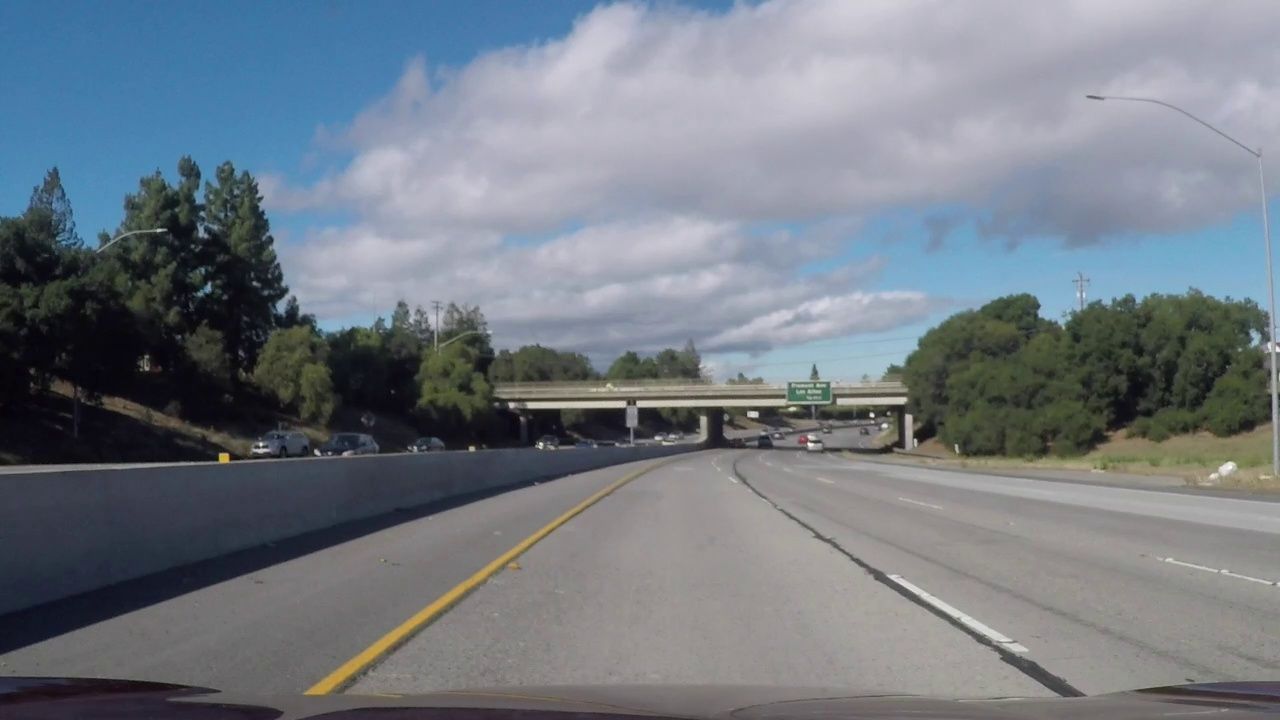
#> input picture Test_images/challnege_video/frame1.jpg, 1280 x 720 px, given in place of frame0.jpg, which was not available
$ python Process_image_new.py   (older library calls are emulated)
#> lines starting #> are read from the running program, lines starting #| are printed output that depends on the picture; pictures that were not available may be replaced by others from this repository, and a replacement may not be noted
### Image_processing_functions.py
import numpy as np
import cv2
import pickle
import glob
import matplotlib.pyplot as plt
import os
import function_parameters as FP
import text_print_functions as TPF

mtx = np.array([[1.15694035e+03, 0.00000000e+00, 6.65948597e+02],[0.00000000e+00, 1.15213869e+03, 3.88785178e+02],[0.00000000e+00, 0.00000000e+00, 1.00000000e+00]],np.float64)
dist = np.array([-2.37636612e-01, -8.54129776e-02, -7.90955950e-04, -1.15908700e-04, 1.05741395e-01],np.float64)


#Function that undistorts image with calculated mtx and dist
def undistort(img):
    undist = cv2.undistort(img, mtx, dist, None, mtx)
    return undist


#Function that converts Region of Interest (ROI) defined with "src" points
#and makes perspective transfrom to apply "birds eye view" on process_image
#also returns inverse matrix (Minv) for later usage with ploting lines to original image
def unwarp(img, src, dst):
    h,w = img.shape[:2]
    # use cv2.getPerspectiveTransform() to get M, the transform matrix, and Minv, the inverse
    M = cv2.getPerspectiveTransform(src, dst)
    Minv = cv2.getPerspectiveTransform(dst, src)
    # use cv2.warpPerspective() to warp your image to a top-down view
    warped = cv2.warpPerspective(img, M, (w,h), flags=cv2.INTER_LINEAR)
    return warped, M, Minv

#Function that converts plot into image
# [10 lines left out: function plot_fit_onto_img, not called in this run]

# Function that applies Sobel x or y,
# then takes an absolute value and applies a threshold.
def sobel_abs_thresh(img, orient='x', thresh_min=25, thresh_max=255):
    # Apply the following steps to img
    # 1) Convert to grayscale === or LAB L channel
    gray = (cv2.cvtColor(img, cv2.COLOR_RGB2Lab))[:,:,0]
    # 2) Take the derivative in x or y given orient = 'x' or 'y'
    sobel = cv2.Sobel(gray, cv2.CV_64F, orient=='x', orient=='y')
    # 3) Take the absolute value of the derivative or gradient
    abs_sobel = np.absolute(sobel)
    # 4) Scale to 8-bit (0 - 255) then convert to type = np.uint8
    scaled_sobel = np.uint8(255*abs_sobel/np.max(abs_sobel))
    # 5) Create a mask of 1's where the scaled gradient magnitude
            # is > thresh_min and < thresh_max
    sxbinary = np.zeros_like(scaled_sobel)
    sxbinary[(scaled_sobel >= thresh_min) & (scaled_sobel <= thresh_max)] = 1
    # 6) Return this mask as your binary_output image
    binary_output = sxbinary # Remove this line
    return binary_output

# Function that applies Sobel x and y,
# then computes the magnitude of the gradient
# and applies a threshold
# [1013 lines left out: functions sobel_mag_thresh, sobel_dir_thresh, rgb_thresh, lab_threshold, hls_threshold, binary_threshold and 15 more, not called in this run]

### function_parameters.py
import numpy as np


#for making video. False makes diagnostic video and True makes only result video
fullscreen=False


video_type='diagnostic'
if fullscreen is True:
    video_type='fullscreen'

video_tip='default_video'

version='v1.0'
# [8 lines of commented-out code are left out]

video_name=video_tip+'_'+version+'_'+video_type+'.mp4'
# [4 lines of commented-out code are left out]
dashcam_image_path = '/home/profesor/Documents/Datasets/night/'
# [10 lines of commented-out code are left out]
frame=0
# frame=643
calibration_frame=0
image_folder = dashcam_image_path


#binary_combinations=('hls_s','hls_l','lab_b','lab_l','sobel_abs','sobel_mag','sobel_dir',)
# binary_combinations=('hsv_white')

# binary_combinations=('rgb_r','yellow_4')
binary_combinations=('white_loose','white_tight')
# [8 lines of commented-out code are left out]
calibrated_combinations=[]


def unwarp_points(h,w):

    if dashcam_image_path == '/home/profesor/Documents/Datasets/challnege_video/':
        # src = np.float32([(499,466),(781,466),(343,692),(937,692)])
        # src = np.float32([(575,464),(707,464),(258,682),(1049,682)])

        src = np.float32([(573, 513), (789, 513), (335, 677), (1065, 677)])
        # src = np.float32([(693, 311), (840, 311), (561, 414), (997, 414)])
        # src = np.float32([(714, 292), (796, 292), (523, 419), (956, 419)])


    elif dashcam_image_path == '/home/profesor/Documents/Datasets/project_video/':
        # src = np.float32([(575,464),(707,464),(258,682),(1049,682)])
        # src = np.float32( [(578, 462), (723, 462), (283, 670), (1046, 670)])
        # src = np.float32([(482, 527), (829, 527), (277, 677), (1057, 677)])
        src = np.float32([(576, 463), (714, 463), (314, 669), (1076, 669)])
        # src = np.float32([(562, 480), (753, 480), (317, 669), (1083, 669)])


    elif dashcam_image_path == '/home/profesor/Documents/Datasets/dashcam_driving/':
        # src = np.float32([(int(w*0.43),int(h*0.6)),(int(w*0.57),int(h*0.6)),(int(w*0.16),int(h*0.86)),(int(w*0.84),int(h*0.86))])
        # src = np.float32([(567, 427), (756, 427), (19, 608), (1226, 608)])
        src = np.float32([(585, 475), (818, 475), (373, 619), (1047, 619)])

    elif dashcam_image_path == '/home/profesor/Documents/Datasets/harder_challenge_video/':
        src = np.float32([(529,466),(751,466),(373,692),(907,692)])

    elif dashcam_image_path == '/home/profesor/Documents/Datasets/night/':
        # [7 lines of commented-out code are left out]
        src = np.float32([(595, 428), (689, 428), (405, 547), (768, 547)])

    elif dashcam_image_path == '/home/profesor/Documents/Datasets/foggy_video/':
        # src = np.float32([(431, 437), (791, 437), (256, 647), (889, 647)])
        src = np.float32([(562, 448), (724, 448), (310, 670), (1006, 670)])

    elif dashcam_image_path == '/home/profesor/Documents/Datasets/rainy_video/':
        # src = np.float32([(550,430),(730,430),(200,622),(1080,622)])
        src = np.float32([(631, 472), (820, 472), (406, 646), (978, 646)])

    elif dashcam_image_path == '/home/profesor/Documents/Datasets/rainy_video_better/':
        # src = np.float32([(550,430),(730,430),(200,622),(1080,622)])
        src = np.float32([(593, 456), (721, 456), (384, 634), (951, 634)])

    # elif dashcam_image_path == '/home/profesor/Documents/Datasets/rainy_video2/':

    elif dashcam_image_path == '/home/profesor/Documents/Datasets/dashcam_driving-640x360/':
        src = np.float32([(int(w*0.43),int(h*0.6)),(int(w*0.57),int(h*0.6)),(int(w*0.16),int(h*0.86)),(int(w*0.84),int(h*0.86))])

    # elif dashcam_image_path == '/home/profesor/Documents/Datasets/project_video640x360/':

    elif dashcam_image_path == '/home/profesor/Documents/Datasets/spoljar_mrak/':
        # src = np.float32([(550,430),(730,430),(200,622),(1080,622)])
        src = np.float32([(617, 412), (783, 412), (416, 566), (1068, 566)] )

    elif dashcam_image_path == '/home/profesor/Documents/Datasets/spoljar_sunce/':
        # src = np.float32([(499,396),(781,396),(343,622),(937,622)])
        src = np.float32([(587, 429), (881, 429), (210, 567), (1248, 567)])

    elif dashcam_image_path == '/home/profesor/Documents/Datasets/Grand Canyon/':
        # src = np.float32([(499,466),(781,466),(343,692),(937,692)])
        src = np.float32([(607, 483), (740, 483), (345, 710), (910, 710)])

    elif dashcam_image_path == '/home/profesor/Documents/Datasets/harder_video2/':
        # src = np.float32([(575,444),(707,444),(208,710),(1000,710)])
        # src = np.float32([(707, 502), (936, 502), (557, 698), (1048, 698)])
        src = np.float32([(431, 498), (771, 498), (110, 700), (897, 700)])
    elif dashcam_image_path == '/home/profesor/Documents/Datasets/angels_forest_highway/':
        # src = np.float32([(550,430),(730,430),(200,622),(1080,622)])
        src = np.float32([(511, 434), (648, 434), (248, 600), (854, 600)])
    elif dashcam_image_path == '/home/profesor/Documents/Datasets/glenshane_snowy/':
        # src = np.float32([(467, 536), (728, 536), (167, 698), (943, 698)])
        src = np.float32([(548, 562), (649, 562), (423, 708), (901, 708)])
    elif dashcam_image_path == '/home/profesor/Documents/Datasets/double_solid_white/':
        # src = np.float32([(529, 466), (751, 466), (373, 692), (907, 692)])
        src = np.float32([(507, 481), (750, 481), (234, 709), (1078, 709)])
    elif dashcam_image_path == '/home/profesor/Documents/Datasets/toronto_wet_drive/':
        # src = np.float32([(529, 464), (776, 464), (101, 682), (1101, 682)])
        src = np.float32([(608, 457), (727, 457), (427, 631), (987, 631)])
    elif dashcam_image_path == '/home/profesor/Documents/Datasets/night_highway/':
        # src = np.float32([(529, 396), (751, 396), (373, 622), (907, 662)])
        src = np.float32([(647, 399), (768, 399), (499, 616), (1167, 616)])
    elif dashcam_image_path == '/home/profesor/Documents/Datasets/toronto_highway/':
        # src = np.float32([(529, 396), (751, 396), (373, 622), (907, 662)])
        src = np.float32([(569, 462), (690, 462), (296, 640), (877, 640)])
    elif dashcam_image_path == '/home/profesor/Documents/Datasets/toronto_highway_driving/':
        # src = np.float32([(529, 396), (751, 396), (373, 622), (907, 662)])
        src = np.float32([(558, 514), (756, 514), (308, 683), (1092, 683)])


    else:
        # src = np.float32([(575,464),
        #                   (707,464),
        #                   (258,682),
        #                   (1049,682)])
        # src = np.float32([(300,232),
        #                   (350,232),
        #                   (124,341),
        #                   (520,341)])
        src = np.float32([(693, 311), (840, 311), (561, 414), (997, 414)])
        # src = np.float32([(int(w*0.45),int(h*0.6)),
        #                       (int(w*0.57),int(h*0.6)),
        #                       (int(w*0.16),int(h*0.86)),
        #                       (int(w*0.84),int(h*0.86))])
        # src = np.float32([(int(w*0.43),int(h*0.6)),
        #                       (int(w*0.57),int(h*0.6)),
        #                       (int(w*0.16),int(h*0.86)),
        #                       (int(w*0.84),int(h*0.86))])

    if h==590:
        src = np.float32([(714, 292), (796, 292), (523, 419), (956, 419)])

    dst = np.float32([(int(w*0.35),0),
                          (int(w-w*0.35),0),
                          (int(w*0.35),h),
                          (int(w-w*0.35),h)])
    # dst = np.float32([(450,0),
    #                       (w-450,0),
    #                       (450,h),
    #                       (w-450,h)])
    # dst = np.float32([(225,0),
    #                       (w-225,0),
    #                       (225,h),
    #                       (w-225,h)])
    return src,dst


#src constants for clip_and_crop.py program
src1 = np.float32([(575,464),
                  (707,464),
                  (258,682),
                  (1049,682)])
src2 = np.float32([(550,430),
                      (730,430),
                      (200,622),
                      (1080,622)])
src3 = np.float32([(529,464),
                      (710,464),
                      (258,682),
                      (1049,682)])
src4 = np.float32([(529,464),
                      (776,464),
                      (101,682),
                      (1101,682)])
src5 = np.float32([(475,464),
                      (607,464),
                      (148,582),
                      (702,582)])
src6 = np.float32([(449,396),
                      (831,396),
                      (297,622),
                      (987,622)])
src7 = np.float32([(499,396),
                      (781,396),
                      (343,622),
                      (937,622)])
src8 = np.float32([(529,396),
                      (751,396),
                      (373,622),
                      (907,622)])
src9 = np.float32([(529,466),
                      (751,466),
                      (373,692),
                      (907,692)])
src0 = np.float32([(499,466),
                      (781,466),
                      (343,692),
                      (937,692)])

# src3 = np.float32([(int(w*0.43),int(h*0.6)),
#                     (int(w*0.57),int(h*0.6)),
#                     (int(w*0.16),int(h*0.86)),
#                     (int(w*0.84),int(h*0.86))])

### Process_image_new.py
import numpy as np
import cv2
import pickle
import glob
import matplotlib.pyplot as plt
import Image_processing_functions as IPF
import sys
import function_parameters as FP

def main():
    if len(sys.argv) == 2:
        img_arg=sys.argv[1]
        print('Processing image: '+img_arg)
    else:
        img_arg='frame'+str(FP.frame)
        print('Processing default image: '+img_arg)

    dashcam_image_path = FP.dashcam_image_path
    exampleImg = cv2.imread(dashcam_image_path+img_arg+".jpg")
#> exampleImg is the input picture: shape (720, 1280, 3); mean B, G, R 131.8, 123, 115.2
    exampleImg = cv2.cvtColor(exampleImg, cv2.COLOR_BGR2RGB)

    exampleImg_undistort = IPF.undistort(exampleImg)
#> in undistort, `undist = cv2.undistort(img, mtx, dist, None, mtx)`:
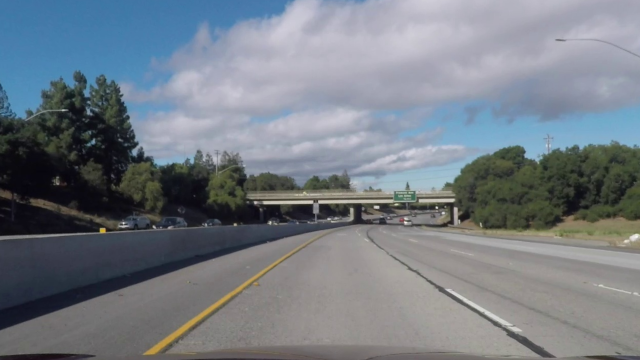
#> undist: shape (720, 1280, 3) (shown at 1/2 size); mean R, G, B 116.8, 124.2, 132.4
    h,w = exampleImg_undistort.shape[:2]
    # define source and destination points for transform
    src,dst = FP.unwarp_points(h,w)

    exampleImg_unwarp, M, Minv = IPF.unwarp(exampleImg_undistort, src, dst)
#> in unwarp, `warped = cv2.warpPerspective(img, M, (w,h), flags=cv2.INTER_LINEAR)`:
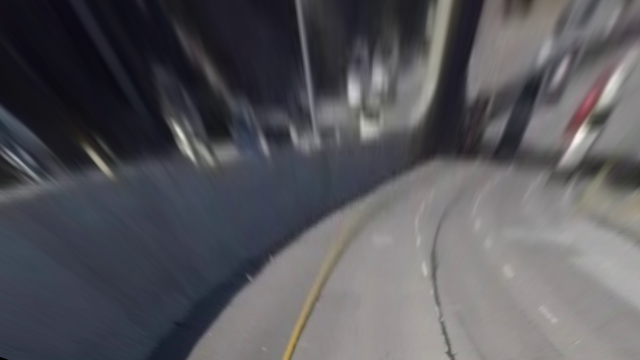
#> warped: shape (720, 1280, 3) (shown at 1/2 size); mean R, G, B 87, 86.5, 91.3
#> M = [[-0.44, -1.86, 1010], [1.92e-15, -2.51, 1076.2], [3.32e-18, -0.00259, 1]]; Minv = [[0.245, -0.681, 485.3], [0, -0.398, 428], [0, -0.00103, 1]]
    img_unwarp_inverted=cv2.cvtColor(exampleImg_unwarp, cv2.COLOR_RGB2BGR)
    # Visualize multiple color space channels
    exampleImg_unwarp_R = exampleImg_unwarp[:,:,0]
    exampleImg_unwarp_G = exampleImg_unwarp[:,:,1]
    exampleImg_unwarp_B = exampleImg_unwarp[:,:,2]
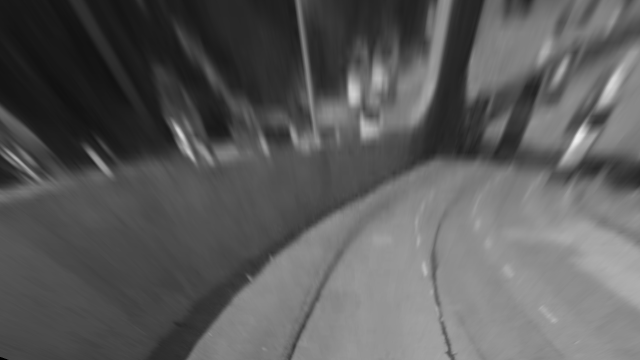
#> exampleImg_unwarp_B: shape (720, 1280) (shown at 1/2 size); min 0, max 239, mean 91.3
    exampleImg_unwarp_HSV = cv2.cvtColor(exampleImg_unwarp, cv2.COLOR_RGB2HSV)
#> exampleImg_unwarp_HSV: shape (720, 1280, 3); mean H, S, V 92.1, 36.1, 93.6
    exampleImg_unwarp_H = exampleImg_unwarp_HSV[:,:,0]
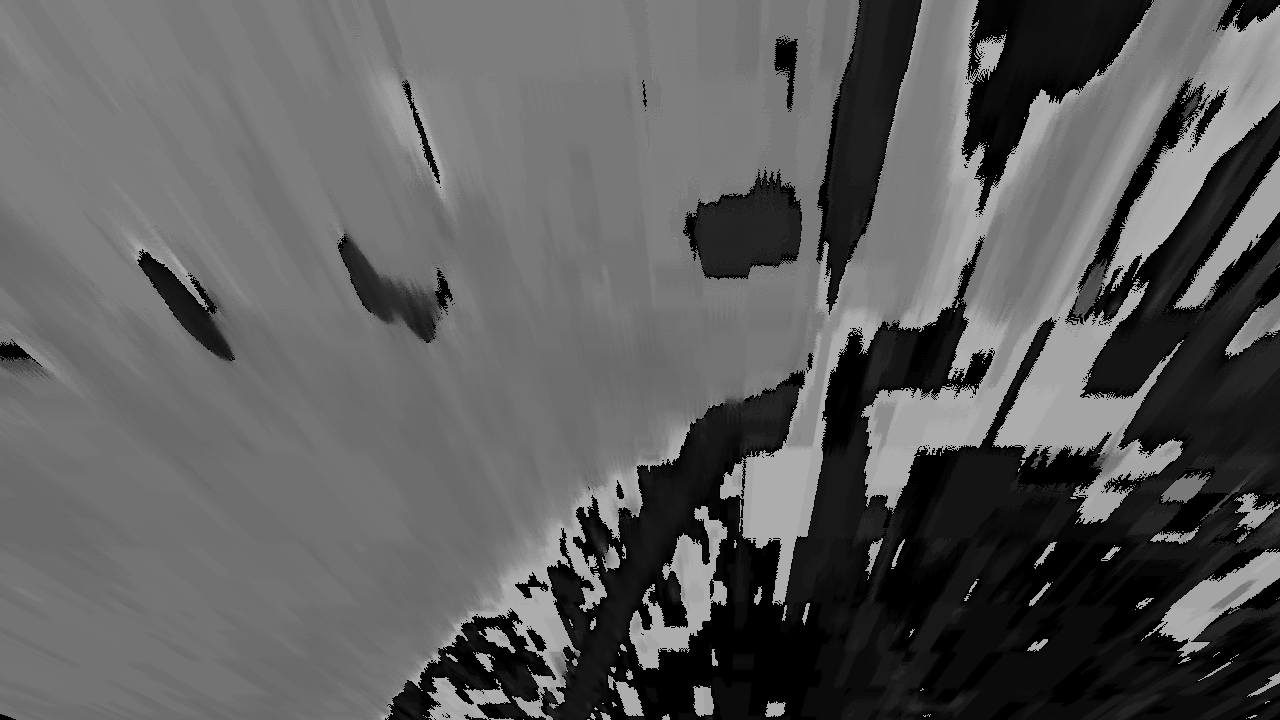
#> exampleImg_unwarp_H: shape (720, 1280); min 0, max 179, mean 92.1
    exampleImg_unwarp_S = exampleImg_unwarp_HSV[:,:,1]
    exampleImg_unwarp_V = exampleImg_unwarp_HSV[:,:,2]
#> (the rest of the program and of its run is left out)
